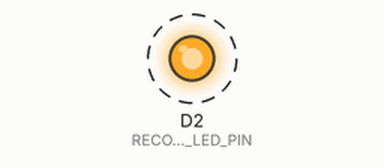
A sketch run on a simulated ESP8266 (NodeMCU). Parts: output pins drawn as LEDs (lit = HIGH). Dashed ring = blinking.

Above: at 0.2 s.
Timing chart, 0 to 3.0 s (numbered marks = the images above):
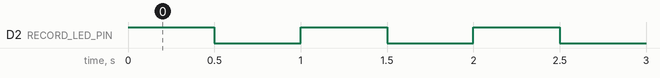

The sketch:

01_blink_led.ino
```cpp
constexpr int RECORD_LED_PIN = D2;

void setup() {
  pinMode(RECORD_LED_PIN, OUTPUT);
}

void loop() {
  digitalWrite(RECORD_LED_PIN, HIGH);
  delay(500);
  digitalWrite(RECORD_LED_PIN, LOW);
  delay(500);
}
```

Measured:
- by itself, D2 (RECORD_LED_PIN): alternates HIGH for 0.50 s and LOW for 0.50 s
